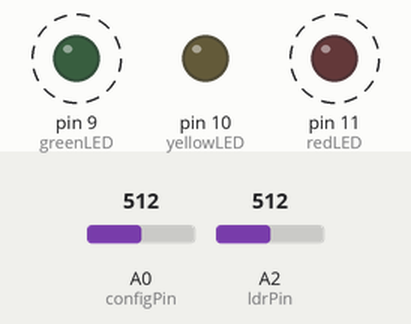
This sketch was run on a simulated Arduino Uno, built with avr-gcc and run on an emulated ATmega328P. On the bench: output pins drawn as LEDs (lit = HIGH). Dashed ring = blinking. Inputs (shaded band) come from the test bench; at power-on: A0 (configPin) = 512, A2 (ldrPin) = 512.

Above: at 1.2 s.
1.3 s: A0 (configPin) set to 599
4.3 s: A0 (configPin) set to 622
At 4.9 s:
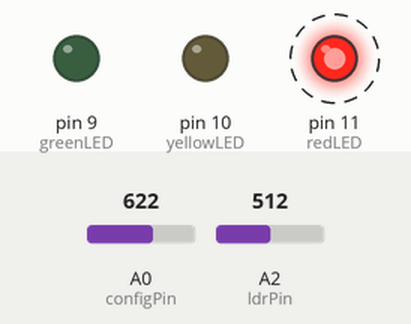
At 5.4 s:
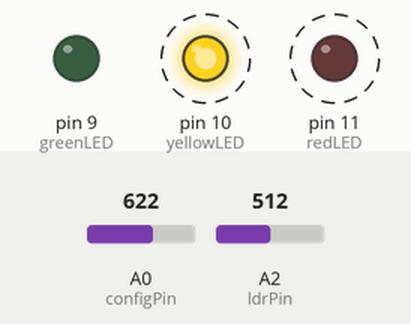
7.3 s: A0 (configPin) set to 802
At 8.9 s:
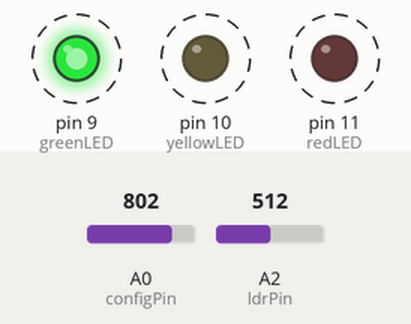
10.3 s: A0 (configPin) set to 827
13.3 s: A0 (configPin) set to 194
15.6 s: A2 (ldrPin) set to 716
At 17.0 s:
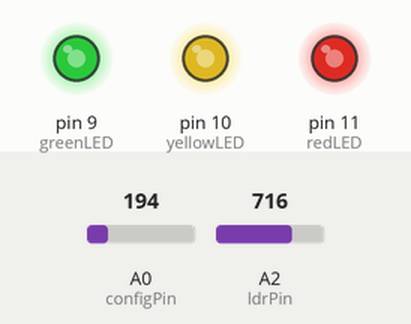
Timing chart, 0 to 18.1 s (numbered marks = the images above; inputs shaded):
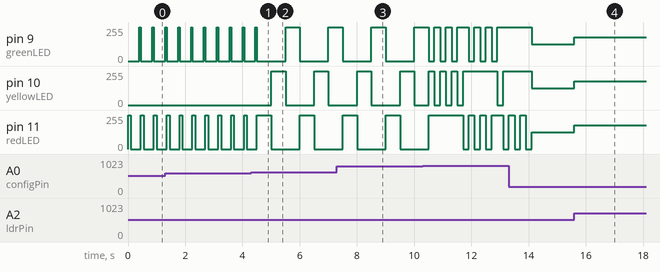

The sketch:

Lab_1_pot_ir.ino
```cpp
/*  Uses IR distance sensor to detect proximity of an object and light the
 LED according to the scaled analog output during configVal < 51.  */

const int redLED = 11;
const int yellowLED = 10;
const int greenLED = 9;
const int configPin = 0;  // Potentiometer controlling LED configuration
const int ldrPin = 2;     // LDR Pin controlling brightness

void setup() {
  analogReference(DEFAULT);
  Serial.begin(9600);

  pinMode(redLED, OUTPUT);
  pinMode(yellowLED, OUTPUT);
  pinMode(greenLED, OUTPUT);
}

void loop() {
  int brightVal = analogRead(ldrPin);
  brightVal = map(brightVal, 0, 1023, 0, 255);  // Scale brightness level to 0-255

  int configVal = analogRead(configPin);
  configVal = map(configVal, 0, 1023, 0, 255);  // Scale analog input to 0-255

  if (configVal < 51) {
    // Turn all LEDs ON according to proximity
    analogWrite(redLED, brightVal);
    analogWrite(yellowLED, brightVal);
    analogWrite(greenLED, brightVal);
  }
  else if (configVal >= 51 && configVal < 102) {
    // Turn all LEDs OFF
    digitalWrite(redLED, LOW);
    digitalWrite(yellowLED, LOW);
    digitalWrite(greenLED, LOW);
  }
  else if (configVal >= 102 && configVal < 153) {
    // Turns red LED On for 100ms, waits for 300ms and turns green LED
    // ON for 50ms
      digitalWrite(redLED, HIGH);
      delay(100);
      digitalWrite(redLED, LOW);
      delay(300);
      digitalWrite(greenLED, HIGH);
      delay(50);
      digitalWrite(greenLED, LOW);
  }
  else if (configVal >= 153 && configVal < 204) {
    // Blinks red, yellow, green LEDs for 500ms each
    digitalWrite(redLED, HIGH);
    delay(500);
    digitalWrite(redLED, LOW);
    digitalWrite(yellowLED, HIGH);
    delay(500);
    digitalWrite(yellowLED, LOW);
    digitalWrite(greenLED, HIGH);
    delay(500);
    digitalWrite(greenLED, LOW);
  }
  else if (configVal >= 204) {
    //  Turns red LED ON, then blinks yellow and green LEDs, then turns red OFF
    // Next turns yellow LED ON, blinks green and red, turns yellow OFF
    // Next tuns green LED ON, blinks red and yellow, turns green OFF
    digitalWrite(redLED, HIGH);
    for (int i = 0; i < 3; i++) {
      digitalWrite(yellowLED, HIGH);
      delay(200);
      digitalWrite(greenLED, HIGH);
      digitalWrite(yellowLED, LOW);
      delay(200);
      digitalWrite(greenLED, LOW);
    }
    digitalWrite(redLED, LOW);

    digitalWrite(yellowLED, HIGH);
    for (int i = 0; i < 3; i++) {
      digitalWrite(greenLED, HIGH);
      delay(200);
      digitalWrite(redLED, HIGH);
      digitalWrite(greenLED, LOW);
      delay(200);
      digitalWrite(redLED, LOW);
    }
    digitalWrite(yellowLED, LOW);

    digitalWrite(greenLED, HIGH);
    for (int i = 0; i < 3; i++) {
      digitalWrite(redLED, HIGH);
      delay(200);
      digitalWrite(yellowLED, HIGH);
      digitalWrite(redLED, LOW);
      delay(200);
      digitalWrite(redLED, LOW);
    }
    digitalWrite(greenLED, LOW);
  }
  else {
    Serial.println("Error in configVal..");
  }
}
```

Measured:
- the behaviour switches between 613 and 614 on A0 (configPin) (found by bisection; images 0 and 1)
- after the input at 4.3 s, pin 10 (yellowLED): alternates 255/255 for 0.50 s and 0/255 for 1.0 s, starting after 0.70 s; pin 11 (redLED): 255/255 → 0/255 after 0.70 s, → 255/255 1.0 s later, → 0/255 0.50 s later
- after the input at 15.6 s, pin 9 (greenLED), pin 10 (yellowLED), pin 11 (redLED): 127/255 → 178/255 at once
- by itself, pin 11 (redLED): alternates 255/255 for 0.10 s and 0/255 for 0.35 s
